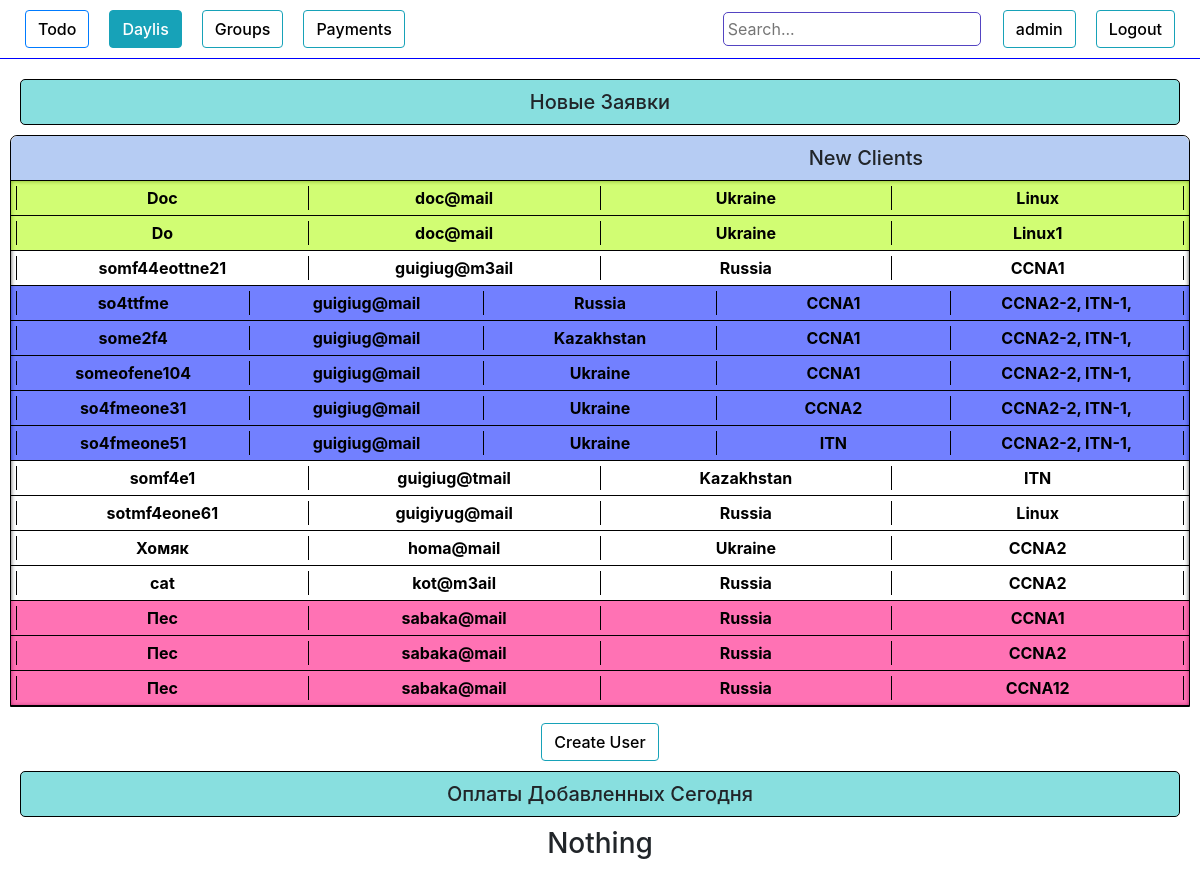
The page /staff/ (signed in) on the database its author committed.
### authorization/models.py (models this page shows, shortened)
class Daily(models.Model):
    request_date    = models.DateTimeField(blank=True, null=True)
    name            = models.CharField(max_length=100, blank=True)
    phone           = models.CharField(max_length=100, blank=True)
    email           = models.CharField(max_length=100, blank=True)
    course          = models.ForeignKey(Course, on_delete=models.DO_NOTHING)
    country         = models.CharField(max_length=100, blank=True)
    university      = models.CharField(max_length=100, blank=True)
    work            = models.CharField(max_length=100, blank=True)
    where_from      = models.CharField(max_length=100, blank=True)
    ip              = models.CharField(max_length=100, blank=True)
    currency        = models.CharField(max_length=100, blank=True)
    course_price    = models.IntegerField(blank=True,  default=0)
    comments        = models.TextField(blank=True)
    wishes          = models.TextField(blank=True)
    callback_time   = models.DateTimeField(blank=True, null=True)
    group           = models.ForeignKey(Group, on_delete=models.DO_NOTHING, null=True, blank=True)
    request_status  = models.CharField(max_length=100, blank=True)
    need_confirm  = models.BooleanField(blank=True, null=True)
    payment_history = models.TextField(blank=True)
    total_payment   = models.IntegerField(blank=True, default=0)
    payment_source  = models.CharField(max_length=100, blank=True)
    obligation      = models.IntegerField(blank=True, null=True, default=0)
    def is_not_called(self):
        if self.request_status != 'оплачено частично' and self.request_status != 'ожидаем оплату' and self.request_status != 'отказ' and self.request_status != 'оплачено' and self.request_status != 'перемещен в группы':
            return True
        else:
            return False
    def call_status(self):
        if self.request_status != 'перезвонить':
            return False
        else :
            return True
    def is_allready_in(self):
        obj = People.objects.filter(email = self.email)
        l = []
        if obj:
            for i in obj:
                l.append(i.group)
            return l
        else:
            return False

class Course(models.Model):
    name     = models.CharField(max_length=100, blank=True)
    price    = JSONField(blank=True, null=True)
    def __str__(self):
        return self.name

class Group(models.Model):
    name            = models.CharField(max_length=100, blank=True)
    created_date    = models.DateTimeField(blank=True, null=True)
    course          = models.ForeignKey(Course, on_delete=models.DO_NOTHING, null=True)
    active          = models.BooleanField(default=True)
    time_start      = models.DateTimeField(blank=True, null=True)
    time_end        = models.DateTimeField(blank=True, null=True)
    def __str__(self):
        return self.name

### authorization/views.py (the view)
# urls.py: path('staff/', views.staff, name='staff'),
@login_required
def staff(request):
    if request.method == 'POST':
        n_form = UserUpdateForm(request.POST, instance=request.user)
        if n_form.is_valid():
            n_form.save()
            messages.success(request, f'Data has been updated!')
            return redirect('staff')
        else:
            messages.warning(request, f'Something wrong, maybe this name is allready taken')
            return redirect('staff')
    else:
        n_form = UserUpdateForm(instance=request.user)
        list_items = Daily.objects.order_by('callback_time', 'email', 'course')
        table_status = False
        for item in list_items:
            if item.is_not_called():
                table_status = True
        list_payments = People.objects.filter(add_date__contains = date.today()).order_by('request_status')
        context = {
        "n_form":n_form,
        "list_items":list_items,
        "table_status":table_status,
        "list_payments":list_payments,
        }
        return render(request,"staff.html",context)

### authorization/forms.py
class UserUpdateForm(forms.ModelForm):
    class Meta:
        model = User
        fields = ['username',]

### authorization/templates/staff.html (shortened to what this page needs)
{% load crispy_forms_tags %}
<!DOCTYPE html>
<html lang="en">
<head>
    <link rel="stylesheet" href="https://stackpath.bootstrapcdn.com/bootstrap/4.4.1/css/bootstrap.min.css"> {% load staticfiles %}
    <link rel="stylesheet" href="{% static 'style.css' %}" type="text/css">
</head>
<body>
    <div class="header">
        <div class="text col-8">
            <button class="btn btn-outline-primary " type="button">
                <a href="{% url 'todo' %}">
                    Todo
                </a>
            </button>
            <button class="btn btn-outline-info active" type="button">
                <a href="{% url 'staff' %}">
                    Daylis
                </a>
            </button>
            <button class="btn btn-outline-info " type="button">
                <a href="{% url 'groups' %}">
                    Groups
                </a>
            </button>
            <button class="btn btn-outline-info " type="button">
                <a href="{% url 'groups_payments' %}">
                    Payments
                </a>
            </button>
        </div>
        <div class="settings col-4">
            <form action="{% url 'search' %}" method="get">
                <input class="search" name="q" type="text" placeholder="Search..." style="
                margin: 12px;
                /* height: 37px; */
                border-radius: 5px;
                border: 1px solid #5344c2;
                padding: 4px;
            ">
            </form>
            <button class="btn btn-outline-info" type="button" data-toggle="collapse" data-target="#InfoUpdateField" aria-expanded="false">
            {{user.username}}
            </button>
            <button class="btn btn-outline-info" type="button" data-toggle="collapse" data-target="#ConfirmationField" aria-expanded="false">
            Logout
            </button>
        </div>
    </div>
    <div class="content ">
        <div class="new_tables">
            <div class="tables_header" data-toggle="collapse" data-target="#new_tables" aria-expanded="false">
                <h5>Новые Заявки</h5>
            </div>
            {% if list_items %} {% if table_status %}
            <div class="table show" id="new_tables">
                <div class="table_header " data-toggle="collapse" data-target="#table_content" aria-expanded="false">
                    <h5>New Clients</h5>
                </div>
                <div class="table_content show" id='table_content'>
                    {% for item in list_items %} {% if item.is_not_called %}
                    <div class="item {% if item.call_status %} call_status {% endif %}" id="{{item.email}}">
                        <a class="it-a" href="{% url 'item_info_update' item.id %}" target="_blank" onClick="popupWin = window.open(this.href, 'Window', 'location,width=1060,height=710,top=50,left=300'); popupWin.focus(); return false;">
                            <div class="item_header" data-toggle="collapse" data-target="#item_description" {% if item.call_status %} style="background-color: rgba(255, 157, 0, 0.554);" {% endif %}>
                                <table class="item_info_table" style="width:100%">
                                    <tr>
                                        <th>
                                            <div class="name">{{item.name}}</div>
                                        </th>
                                        <th>
                                            <div class="phone">{{item.email}}</div>
                                        </th>
                                        <th>
                                            <div class="country">{{item.country}}</div>
                                        </th>
                                        <th>
                                            <div class="country">{{item.course}}</div>
                                        </th>
                                        {% if item.is_allready_in %}
                                        <th>
                                            <div class="country">
                                                {% for i in item.is_allready_in %}
                                                    {{i}},
                                                {% endfor %}
                                            </div>
                                        </th>
                                        {% endif %}
                                    </tr>
                                </table>
                            </div>
                        </a>
                    </div>
                    {% endif %} {% endfor %}
                </div>
            </div>
            {% else %}
            <h3 style="text-align: center;">All done</h3>
            {% endif %} {% else %}
            <h3 style="text-align: center;">Still no tables or something wrong</h3>
            {% endif %}
        </div>
        <button class="btn btn-outline-info" style="width: fit-content; margin: 0 auto;" type="button">
            <a href="{% url 'create_daily' %}" target="_blank" onClick="popupWin = window.open(this.href, 'Window', 'location,width=500,height=600,top=200,left=300'); popupWin.focus(); return false;">
                Create User
            </a>
        </button>
        <div class="payment_tables">
            <div class="tables_header" data-toggle="collapse" data-target="#payment_tables" aria-expanded="false">
                <h5>Оплаты Добавленных Сегодня</h5>
            </div>
            {% if list_payments %}
            <div class="table show" id="payment_tables">
                <div class="table_header " data-toggle="collapse" data-target="#table_payments_content" aria-expanded="false">
                    <h5>{{ table_date }}</h5>
                    <h5>New Clients Payments</h5>
                </div>
                <div class="table_content show" id='table_payments_content'>
                    {% for item in list_payments %} {% if item.is_called %}
                    <div class="item {% if item.call_status %} call_status {% endif %}" id="{{item.email}}">
                        <a class="gr-a" href="{% url 'group_payments_update' item.id %}" target="_blank" onClick="popupWin = window.open(this.href, 'Window', 'location,width=720,height=800,top=200,left=300'); popupWin.focus(); return false;">
                            <div class="item_header" data-toggle="collapse" data-target="#item_description"
                             {% if item.call_status %} style="background-color: rgba(255, 157, 0, 0.554);" {% endif %}
                             {% if item.is_need_confirm %} style="background-color: rgba(195, 0, 255, 0.685);" {% endif %}
                             {% if item.is_full_payed %} style="background-color: rgba(0, 255, 34, 0.554);" {% endif %}
                             {% if item.is_particaly_payed %} style="background-color: rgba(229, 255, 0, 0.554);" {% endif %}
                             {% if item.is_not_payed %} style="background-color: rgba(255, 0, 0, 0.554);" {% endif %} >
                                <table class="item_payment_table" style="width:100%">
                                    <tr>
                                        <th>
                                            <div class="name">{{item.name}}</div>
                                        </th>
                                        <th>
                                            <div class="phone">{{item.phone}}</div>
                                        </th>
                                        <th>
                                            <div class="country">{{item.request_status}}</div>
                                        </th>
                                        <th>
                                            <div class="country">{{item.total_payment}} {{item.currency}}</div>
                                        </th>
                                        <th>
                                            <div class="country">{{item.obligation}} {{item.currency}}</div>
                                        </th>
                                        <th>
                                            <div class="obligation">{{item.get_date}}</div>
                                        </th>
                                        {% if item.is_need_confirm %}
                                        <th>
                                            <div class="is_need_confirm" style="font-size: 0.6rem;">Нужно подтверждение</div>
                                        </th>
                                        {% endif %}
                                        <!-- <th>{% if item.callback_time %}
                                                <div class="callback_time">{{ item.callback_time|date:"d/m H:i" }}</div>
                                            {% endif %}</th> -->
                                    </tr>
                                </table>
                            </div>
                        </a>
                        <span id="del_btn" type="button" data-toggle="collapse" data-target="#ConfirmationFieldDel{{item.id}}" aria-expanded="false" >x</span>
                    <div class="ConfirmationFieldDel collapse" id="ConfirmationFieldDel{{item.id}}">
                        <span class="conf_span">
                            Delete {{item.name}}??
                        </span>
                        <div class="buttons">
                            <button class="btn btn-outline-info" type="button" data-toggle="collapse" data-target="#ConfirmationFieldDel{{item.id}}" aria-expanded="false">No</button>
                            <a href="{% url 'group_payments_delete' item.id %}" class="btn btn-outline-danger">Yes</a>
                        </div>
                    </div>
                    </div>
                    {% endif %}
                    {% endfor %}
                </div>
            </div>
            {% else %}
            <h3 style="text-align: center;">Nothing</h3>
            {% endif %}
        </div>
    </div>
</body>
</html>

### csv_to_table/static/style.css (style rules this page uses)
a { color: black; font-weight: 500; }
.header { display: flex; justify-content: space-between; border-bottom: solid 1px blue; }
.text { margin: 0; display: flex; align-items: center; }
.settings { display: flex; justify-content: flex-end; }
.btn { margin: 10px; color: black; font-weight: 500; }
.active a { color: white; }
.content { display: flex; justify-content: center; flex-direction: column; margin: 10px; }
.tables_header { background-color: rgb(136, 223, 223); text-align: center; border: black 1px solid; margin: 10px; border-radius: 5px; cursor: pointer; }
.tables_header h5 { margin: 10px; }
.table { border: rgb(0, 0, 0) 1px solid; border-radius: 7px 7px 0 0; }
.table_content { box-shadow: inset 0 0 4px 0px rgb(73, 71, 71); overflow: auto; }
.table_header { display: flex; justify-content: space-around; align-items: center; background-color: rgb(182, 204, 243); border-bottom: rgb(0, 0, 0) 1px solid; border-radius: 7px 7px 0 0; cursor: pointer; }
.table_header h5 { margin: 10px; }
.item { display: flex; }
.it-a { width: 100%; }
.item_header { border-bottom: 1px solid rgb(0, 0, 0); padding: 5px; overflow: auto; }
.item_header { display: flex; justify-content: space-around; font-weight: 500; }
.table th { border-top: 0; padding: 0; text-align: center; }
th { border: 1px solid black; border-bottom: 0; border-top: 0; }
.item_info_table th { width: 15%; overflow: auto; }

### rows shown on the page
Daily: name "Doc", email "doc@mail", country "Ukraine", course "Linux"
Daily: name "Do", email "doc@mail", country "Ukraine", course "Linux1"
Daily: name "somf44eottne21", email "guigiug@m3ail", country "Russia", course "CCNA1"
Daily: name "so4ttfme", email "guigiug@mail", country "Russia", course "CCNA1"
Group: name "CCNA2-2"
Group: name "ITN-1"
Daily: name "some2f4", email "guigiug@mail", country "Kazakhstan", course "CCNA1"
Daily: name "someofene104", email "guigiug@mail", country "Ukraine", course "CCNA1"
Daily: name "so4fmeone31", email "guigiug@mail", country "Ukraine", course "CCNA2"
Daily: name "so4fmeone51", email "guigiug@mail", country "Ukraine", course "ITN"
Daily: name "somf4e1", email "guigiug@tmail", country "Kazakhstan", course "ITN"
Daily: name "sotmf4eone61", email "guigiyug@mail", country "Russia", course "Linux"
Daily: name "Хомяк", email "homa@mail", country "Ukraine", course "CCNA2"
Daily: name "cat", email "kot@m3ail", country "Russia", course "CCNA2"
Daily: name "Пес", email "sabaka@mail", country "Russia", course "CCNA1"
Daily: name "Пес", email "sabaka@mail", country "Russia", course "CCNA2"
Daily: name "Пес", email "sabaka@mail", country "Russia", course "CCNA12"

### other values the page prints
{{ user.username }} "admin"
